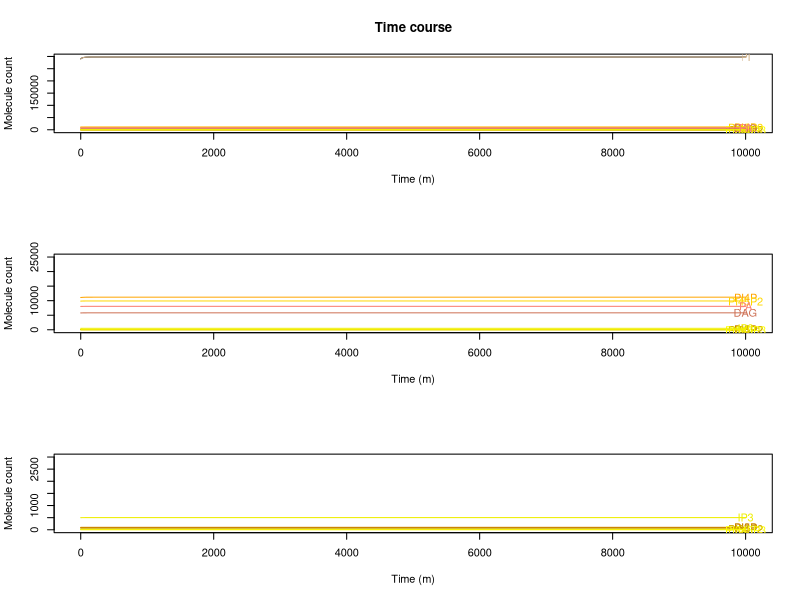

This figure's R source: (Note: this script raises an error after producing the figure.)
### Model ###
### This is apical ###

# for apical multiply gammaPTENc_PTENa by 10

### There is a unspected bistability here. Change gamma_5K4P_5K_45P to .075

rm(list=ls())	#clean memory
graphics.off() 	#close plot windows



################## competition and regulation - this is basal ##########################

library(deSolve)	#library for solve diferential equations
#citation("deSolve")

# Insert the number of time units that the simulation will run
tmax=10000
# Insert the step of the simulation
tstep=1
t=seq(0,tmax+1,tstep) 	# time



HS = function (PA) (1.783743) #(1 + 2*PA^2/(PA^2+10000^2))

ENaC_op = function(PIP2)
	{.02+.8/(1+181429*exp(-.00112*PIP2))}
ENaC_op(10000)

mp2_PI3KI = 0.0006217539	# metaparameter for PI3KI
mp3_PTEN = 0.003			# metaparameter for PTEN




# Inicial states for variables
# insert, in the parentesis, the inicial value of the dependent variables (ex: X=2) 
state=c(
	PI 	   = 	290115.435296034,
	PI3P 	   = 	94.6235111384769,
	PI4P 	   = 	11095.7012602329,
	PI5P     = 	97.176844279141, 
	PI35P2   =	21.3415882859489,
	PI45P2   =	9851.42105324773,
	PI34P2   =	40.3575424621684,
	PI345P3  =	1.12832194419032,
	pi_3KI_a =	5.82680164591602,
	PTEN_a   =	14.5509720205084,
	DAG      =	5787.00059628337,
	IP3      =	499.14011589903,
	PA       =	8025.19773414257,
	ENaC 	   =  35,
	ASL 	   =  7
	) 


# insert, in the parentecis, the parameters and independent variables and their values (ex: const=5, rate=2). 
# If no parameters and independent variables just put a zero.
parameters=c(
		pi_3KI = 1000,			# this and PTEN control the level of PI(345)P3
		PTEN = 50,				# (phosphatase and tensin homologue deleted on chromosome 10) PI_3P family. This and pip_3K control the level of PI(345)P3 

		pi_3KII = 75,	      	# creates PI34P2 from PI4P. In vitro can phosphorilate PI to PI4P so effectly that the original name of this enzyme was PI_4K_type_I 
		pi_3KIII = 5,			# Phosphorilate PI into PI3P.
		pi_4K = 400,		   	# type II. Phosphorilate PI into PI4P. Very similar to PI_3Ks in structure. Type I was after all, PI_3KII 
		pi_Kfyve = 48,			# type III PIP_5K. Really diferent from the other PIP_5K.
		pip_5KI = 330,			# Phosphorilate PI4P into PI45P2. Activated by PA.
		pip_5KII = 845,    		# Phosphorilate PI5P into PI45P2 
		pi_4K_pip_5KI = 230,		# this is here because PI45P2 should not be inflenced by PI4P depletion

		SYNJ = 30, 				# phosphatase that transforms PI45P2 directly into PI
		SAC1 = 100,
		SAC2 = 1,
		SAC3 = 5,
		INPP4 = 50,
		TMEM55 = 20,
		MTMR1_6_14 = 63,
		MTMR78 = 18,

		ORCL1 = 3,
		INPP5BJ = 1,
		INPP5E = 1,
		SKIP = 5,
		SHIP2 = 1,

		PS = 150000,

		PLC = 5,	  		# Phospholipase C. Breaks PI45P2 into DAG and IP3.
		DGK = 50,  			# Diacylglicerol Kinase. Transforms DAG into PA.
		LPP = 100,  		# Phosphatase that transforms PA into DAG, S1P into Shingosine and C1P into ceramide.

		gamma_0 = 15000-787.3, 
		gamma_4 = 150,
		gamma_3 = 10,

		gamma0_3a = 0*5.459875e+14, f0_3a_PI = 1.138439e-01 , 
		gamma0_3b = 8.809591e+14, f0_3b_PI = 0.1761429 , f0_3b_PI4P = -0.07030248,
		gamma0_3c = 5.459875e+14, f0_3c_PI = 1.138439e-01 , 			
		gamma3_0a = 4.557615e+13, f3_0a_PI3P = 0.9995614578, f3_0a_PI4P = -0.04385422, f3_0a_PI5P = -0.0004385422, f3_0a_PI35P2 = -0.0002192711, f3_0a_PI45P2_PI4P = -0.04385422, f3_0a_PI45P2_PI5P = -0.2383381, f3_0a_PI345P3 = -0.001668266, f3_0a_PI45P2_PI = -0.01096355,
		gamma3_0c = 5.096813e+12, f3_0c_PI3P = 0.9993781095, f3_0c_PI4P = -0.06218905, f3_0c_PI5P = -0.0006218905, f3_0c_PI35P2 = -0.0003109453,
		gamma3_0d = 3.059076e+12, f3_0d_PI3P = 9.993364e-01, f3_0d_PI35P2 = -3.317850e-04,
		gamma3_0e = 3.067331e+12, f3_0e_PI3P = 9.993362e-01,


		gamma0_4 = 5.100640e+14, f0_4_PI = 2.864618e-01,  
		gamma4_0a = 4.557615e+13, f4_0a_PI3P = -0.0004385422, f4_0a_PI4P = 0.95614578, f4_0a_PI5P = -0.0004385422, f4_0a_PI35P2 = -0.0002192711, f4_0a_PI45P2_PI4P = -0.04385422, f4_0a_PI45P2_PI5P = -0.2383381, f4_0a_PI345P3 = -0.001668266, f4_0a_PI45P2_PI = -0.01096355,
		gamma4_0c = 5.096813e+12, f4_0c_PI4P = 0.93781095, f4_0c_PI3P = -0.0006218905, f4_0c_PI5P = -0.0006218905, f4_0c_PI35P2 = -0.0003109453,


		gamma0_5 = 4.702825e+11, f0_5_PI = 0.5465332, f0_5_PI3P = -0.000377889,  
		gamma5_0a = 4.557615e+13, f5_0a_PI3P = -0.0004385422, f5_0a_PI4P = -0.04385422, f5_0a_PI5P = 0.9995614578, f5_0a_PI35P2 = -0.0002192711, f5_0a_PI45P2_PI4P = -0.04385422, f5_0a_PI45P2_PI5P = -0.2383381, f5_0a_PI345P3 = -0.001668266, f5_0a_PI45P2_PI = -0.01096355,
		gamma5_0c = 5.096813e+12, f5_0c_PI5P = 0.9993781095, f5_0c_PI3P = -0.0006218905, f5_0c_PI4P = -0.06218905, f5_0c_PI35P2 = -0.0003109453,

		gamma3_35 = 1.618325e+16, f3_35_PI3P = 0.999622111, f3_35_PI = -0.4534668,
		gamma35_3a = 4.557615e+13, f35_3a_PI3P = -0.0004385422, f35_3a_PI4P = -0.04385422, f35_3a_PI5P = -0.0004385422, f35_3a_PI35P2 = 0.9997807289, f35_3a_PI45P2_PI4P = -0.04385422, f35_3a_PI45P2_PI5P = -0.2383381, f35_3a_PI345P3 = -0.001668266, f35_3a_PI45P2_PI = -0.01096355,
		gamma35_3c = 5.096813e+12, f35_3c_PI35P2 = 0.9996890547, f35_3c_PI3P = -0.0006218905, f35_3c_PI4P = -0.06218905, f35_3c_PI5P = -0.0006218905,
		gamma35_3d = 3.060265e+12, f35_3d_PI35P2 = 9.999336e-01,
		gamma35_3e = 5.137691e+12, f35_3e_PI35P2 = 9.996894e-01, f35_3e_PI45P2 = -6.211936e-02, f35_3e_PI345P3 = -2.363093e-03,

		gamma4_45 = 8.493641e+15, f4_45_PI4P = 4.596175e-02, f4_45_PA = 0.2, f4_45_PI45P2 = -0.05,
		gamma45_4a = 4.557615e+13, f45_4a_PI3P = -0.0004385422, f45_4a_PI4P = -0.04385422, f45_4a_PI5P = -0.0004385422, f45_4a_PI35P2 = -0.0002192711, f45_4a_PI45P2_PI4P = 0.95614578, f45_4a_PI45P2_PI5P = -0.2383381, f45_4a_PI345P3 = -0.001668266, f45_4a_PI45P2_PI = -0.01096355,
	 	gamma45_4c = 5.133984e+12, f45_4c_PI45P2 = 9.378613e-01, f45_4c_PI345P3 = -2.363827e-03,
		gamma45_4d = 5.137691e+12, f45_4d_PI45P2 = 9.378806e-01, f45_4d_PI35P2 = -3.105968e-04, f45_4d_PI345P3 = -2.363093e-03,

		gamma5_45 = 2.946989e+13, f5_45_PI5P = 8.784401e-01,
		gamma45_5a = 3.237862e+12, f45_5a_PI3P = -0.0004385422, f45_5a_PI4P = -0.04385422, f45_5a_PI5P = -0.0004385422, f45_5a_PI35P2 = -0.0002192711, f45_5a_PI45P2_PI4P = -0.04385422, f45_5a_PI45P2_PI5P = 0.7616619, f45_5a_PI345P3 = -0.001668266, f45_5a_PI45P2_PI = -0.01096355,
		gamma45_5c = 4.133048e+12, f45_5c_PI45P2 = 6.487218e-01,   	
   	
		gamma45_345 = 1.888500e+14, f45_345_PI45P2 = 3.063327e-01,
		gamma345_45 = 2.904971e+15, f345_45_PI345P3 = 9.555746e-01, f345_45_PI34P2 = -1.101822e-04,
		gamma35_5 = 6.059076e+14, f35_5_PI35P2 = 9.996682e-01, f35_5_PI3P = -6.635700e-04,
	
		gamma34_3 = 1.333061e+12, f34_3_PI34P2 = 9.981983e-01,

		gamma345_34a = 2.476815e+12, f345_34a_PI3P = -0.0004385422, f345_34a_PI4P = -0.04385422, f345_34a_PI5P = -0.0004385422, f345_34a_PI35P2 = -0.0002192711, f345_34a_PI45P2_PI4P = -0.04385422, f345_34a_PI45P2_PI5P = -0.2383381, f345_34a_PI345P3 = 0.998331734, f345_34a_PI45P2_PI = -0.01096355,
		gamma345_34c = 2.790040e+11, f345_34c_PI345P3 = 9.976362e-01, f345_34c_PI45P2 = -6.213866e-02,
		gamma345_34d = 2.792054e+11, f345_34d_PI345P3 = 9.976369e-01, f345_34d_PI35P2 = -3.105968e-04, f345_34d_PI45P2 = -6.211936e-02,
		gamma345_34e = 1.678636e+11, f345_34e_PI345P3 = 9.981984e-01,

		gammai_ = 0.045,
		gamma0_45 = 2.666243e+14, f0_45_PI = 2.864618e-01, f0_45_PA = 0.2, f0_45_PI45P2 = -0.05,
		gamma4_34a = 0*5.229823e+12, f4_34a_PI4P = 5.009150e-01,
		gamma4_34b = 5.638138e+14, f4_34b_PI4P = 0.92969752, f4_34b_PI = -0.8238571 ,
		gamma34_4 = 5.043352e+11, f34_4_PI34P2 = 9.998898e-01, f34_4_PI345P3 = -4.442544e-02,
		gamma45_0 = 1.139404e+12, f45_0_PI3P = 0.9995614578, f45_0_PI4P = -0.04385422, f45_0_PI5P = -0.0004385422, f45_0_PI35P2 = -0.0002192711, f45_0_PI45P2_PI4P = -0.04385422, f45_0_PI45P2_PI5P = -0.2383381, f45_0_PI345P3 = -0.001668266, f45_0_PI45P2_PI = -0.01096355
		)


				
parameters=c(parameters,
		gammaPI3KIc_PI3KIa = mp2_PI3KI * 0.005385984, fPI3KIc_PI3KIa_pi_3KI_c = 1, fPI3KIc_PI3KIa_PI345P3 = .7, 
		gammaPI3KIa_PI3KIc = mp2_PI3KI, fPI3KIa_PI3KIc_pi_3KI_a = 1,
 
		gammaPTENc_PTENa = mp3_PTEN * 4.166667e-05, fPTENc_PTENa_PTEN_c = 1, fPTENc_PTENa_PI45P2 = 1, 
		gammaPTENa_PTENc = mp3_PTEN, fPTENa_PTENc_PTEN_a =1, fPTENa_PTENc_PI345P3 = 1,

		gamma45_DAG = 1.878461e+19, f45_DAG_PI45P2 = 9.770418e-01, f45_DAG_PI4P = -1.260449e-02, f45_DAG_PS = -9.642438e-01,
		gammaPA_DAG = 5.538472e+11, fPA_DAG_PA = 9.652797e-01,						
		gammaDAG_PA = 1.652729e+13, fDAG_PA_DAG = 9.475506e-01,
		gamma_DAG = 0.00001,
		gammaDAG_ = .1, fDAG__DAG = 1,
		gamma_PA = 4,
		gammaPA_ = 0.1, fPA__PA = 1,
		gammaPC_PA = 14.35507, f_PC_PA_PI45P2 = .3,
		gammaIP3_ = 2, fIP3__IP3 = 1,
		gamma4_DAG = 2.546895e+18, f4_DAG_PI4P = 9.873955e-01, f4_DAG_PI45P2 = -2.295818e-02, f4_DAG_PS = -9.642438e-01,

		SPLUNC1 = 7890,

		gamma__ENaC = log(2)/40,
		gamma_ENaC_SPLUNC1 = 3*log(2)/8416000,
		gamma_ENaC_ = log(2)/3200,
		
		gamma_ASL_ENaC = 0.0003922396,
		gamma_CFTR_ASL = 0.0177052536
		)   
parameters=c(
		parameters,
		gamma__ASL = (105)*as.numeric(parameters[names(parameters)=='gamma_ASL_ENaC'])+(4/3)*as.numeric(parameters[names(parameters)=='gamma_CFTR_ASL']),
		gamma_ASL_ = (25/4)*as.numeric(parameters[names(parameters)=='gamma_ASL_ENaC'])+(1/3)*as.numeric(parameters[names(parameters)=='gamma_CFTR_ASL'])	
		)   
#Pars=as.data.frame(t(parameters)) #create a data.frame p with the same information in vector parameters
#attach(Pars) # put all colunms of p as variables in memory
# cbind(1:length(parameters),parameters)

equations=function(t,state,parameters) 	# function containing the diferential equations
	{with(as.list(c(state,parameters)),
		{
		#rate of change (velocities of the variables concentration changes), the actual diferencial equations
		# insert the diferentical equations (ex: dX=const*X^rate or dX=5*X^2)

		V_0 = gamma_0
		V_4 = gamma_4
		V_3 = gamma_3

		V0_3a = gamma0_3a*PI^f0_3a_PI * pi_3KI_a * 123.245 * 1.66*10^-18
		V0_3b = gamma0_3b * PI^f0_3b_PI * PI4P^f0_3b_PI4P * pi_3KII * 180.983 * 1.66*10^-18
		V0_3c = gamma0_3c*PI^f0_3c_PI*pi_3KIII  * 101.549 * 1.66*10^-18
		V3_0a = gamma3_0a * PI3P^f3_0a_PI3P * PI4P^f3_0a_PI4P * PI5P^f3_0a_PI5P * PI35P2^f3_0a_PI35P2 * PI45P2^f3_0a_PI45P2_PI4P * PI45P2^f3_0a_PI45P2_PI5P * PI345P3^f3_0a_PI345P3 * PI45P2^f3_0a_PI45P2_PI * SYNJ * 185.272 *1.66*10^-18
		V3_0c = gamma3_0c * PI3P^f3_0c_PI3P * PI4P^f3_0c_PI4P * PI5P^f3_0c_PI5P * PI35P2^f3_0c_PI35P2 * SAC1 * 66.967 * 1.66*10^-18
		V3_0d = gamma3_0d * PI3P^f3_0d_PI3P * PI35P2^f3_0d_PI35P2 * MTMR1_6_14 * 69.932 * 1.66*10^-18
		V3_0e = gamma3_0e*PI3P^f3_0e_PI3P * MTMR78 * 75.833 * 1.66*10^-18

		V0_4 = gamma0_4*PI^f0_4_PI* pi_4K * 109.711 * 1.66*10^-18
		V4_0a = gamma4_0a * PI3P^f4_0a_PI3P * PI4P^f4_0a_PI4P * PI5P^f4_0a_PI5P * PI35P2^f4_0a_PI35P2 * PI45P2^f4_0a_PI45P2_PI4P * PI45P2^f4_0a_PI45P2_PI5P * PI345P3^f4_0a_PI345P3 * PI45P2^f4_0a_PI45P2_PI * SYNJ * 185.272 *1.66*10^-18
		V4_0c = gamma4_0c * PI4P^f4_0c_PI4P * PI3P^f4_0c_PI3P * PI5P^f4_0c_PI5P * PI35P2^f4_0c_PI35P2 * SAC1 * 66.967 * 1.66*10^-18

		V0_5 = gamma0_5 * PI^f0_5_PI * PI3P^f0_5_PI3P * pi_Kfyve * 237.136 * 1.66*10^-18
		V5_0a = gamma5_0a * PI3P^f5_0a_PI3P * PI4P^f5_0a_PI4P * PI5P^f5_0a_PI5P * PI35P2^f5_0a_PI35P2 * PI45P2^f5_0a_PI45P2_PI4P * PI45P2^f5_0a_PI45P2_PI5P * PI345P3^f5_0a_PI345P3 * PI45P2^f5_0a_PI45P2_PI * SYNJ * 185.272 *1.66*10^-18
		V5_0c = gamma5_0c * PI5P^f5_0c_PI5P * PI3P^f5_0c_PI3P * PI4P^f5_0c_PI4P * PI35P2^f5_0c_PI35P2 * SAC1 * 66.967 * 1.66*10^-18

		V3_35 = gamma3_35 * PI3P^f3_35_PI3P * PI^f3_35_PI * pi_Kfyve * 237.136 * 1.66*10^-18
		V35_3a = gamma35_3a * PI3P^f35_3a_PI3P * PI4P^f35_3a_PI4P * PI5P^f35_3a_PI5P * PI35P2^f35_3a_PI35P2 * PI45P2^f35_3a_PI45P2_PI4P * PI45P2^f35_3a_PI45P2_PI5P * PI345P3^f35_3a_PI345P3 * PI45P2^f35_3a_PI45P2_PI * SYNJ * 185.272 *1.66*10^-18
		V35_3c = gamma35_3c * PI35P2^f35_3c_PI35P2 * PI3P^f35_3c_PI3P * PI4P^f35_3c_PI4P * PI5P^f35_3c_PI5P * SAC1 * 66.967 * 1.66*10^-18
		V35_3d = gamma35_3d*PI35P2^f35_3d_PI35P2* SAC3 * 103.635 * 1.66*10^-18
		V35_3e = gamma35_3e * PI35P2^f35_3e_PI35P2 * PI45P2^f35_3e_PI45P2 * PI345P3^f35_3e_PI345P3 * INPP5E * 70.205 * 1.66*10^-18

		V4_45 = gamma4_45 * PI4P^f4_45_PI4P * pip_5KI * 65.643 *1.66*10^-18 * HS(PA) * PI45P2^f4_45_PI45P2
		V45_4a = gamma45_4a * PI3P^f45_4a_PI3P * PI4P^f45_4a_PI4P * PI5P^f45_4a_PI5P * PI35P2^f45_4a_PI35P2 * PI45P2^f45_4a_PI45P2_PI4P * PI45P2^f45_4a_PI45P2_PI5P * PI345P3^f45_4a_PI345P3 * PI45P2^f45_4a_PI45P2_PI * SYNJ * 185.272 *1.66*10^-18
		V45_4c = gamma45_4c * PI45P2^f45_4c_PI45P2 * PI345P3^f45_4c_PI345P3 * (ORCL1 * 104.205 * 1.66*10^-18 + INPP5BJ * 96.755 * 1.66*10^-18 + SKIP * 51.090 * 1.66*10^-18 + SAC2 * 128.407* 1.66*10^-18)
 		V45_4d = gamma45_4d * PI45P2^f45_4d_PI45P2 * PI35P2^f45_4d_PI35P2 * PI345P3^f45_4d_PI345P3 * INPP5E * 70.205 * 1.66*10^-18

		V5_45 = gamma5_45*PI5P^f5_45_PI5P*pip_5KII * 46.968 *1.66*10^-18
		V45_5a = gamma45_5a * PI3P^f45_5a_PI3P * PI4P^f45_5a_PI4P * PI5P^f45_5a_PI5P * PI35P2^f45_5a_PI35P2 * PI45P2^f45_5a_PI45P2_PI4P * PI45P2^f45_5a_PI45P2_PI5P * PI345P3^f45_5a_PI345P3 * PI45P2^f45_5a_PI45P2_PI * SYNJ * 185.272 *1.66*10^-18
		V45_5c = gamma45_5c*PI45P2^f45_5c_PI45P2 * TMEM55 * 28.470 * 1.66*10^-18

		V45_345 = gamma45_345*PI45P2^f45_345_PI45P2 * pi_3KI_a * 123.245 * 1.66*10^-18
		V345_45 = gamma345_45 * PI345P3^f345_45_PI345P3 * PI34P2^f345_45_PI34P2 * PTEN_a * 47.166 * 1.66*10^-18

		V35_5 = gamma35_5 * PI35P2^f35_5_PI35P2 * PI3P^f35_5_PI3P * MTMR1_6_14 * 69.932 * 1.66*10^-18

		V34_3 = gamma34_3*PI34P2^f34_3_PI34P2 * INPP4 * 107.347 * 1.66*10^-18

		V345_34a = gamma345_34a * PI3P^f345_34a_PI3P * PI4P^f345_34a_PI4P * PI5P^f345_34a_PI5P * PI35P2^f345_34a_PI35P2 * PI45P2^f345_34a_PI45P2_PI4P * PI45P2^f345_34a_PI45P2_PI5P * PI345P3^f345_34a_PI345P3 * PI45P2^f345_34a_PI45P2_PI * SYNJ * 185.272 *1.66*10^-18
		V345_34c = gamma345_34c * PI345P3^f345_34c_PI345P3 * PI45P2^f345_34c_PI45P2 * (ORCL1 * 104.205 * 1.66*10^-18 + INPP5BJ * 96.755 * 1.66*10^-18 + SKIP  * 51.090 * 1.66*10^-18 + SAC2 * 128.407* 1.66*10^-18)
		V345_34d = gamma345_34d * PI345P3^f345_34d_PI345P3 * PI35P2^f345_34d_PI35P2 * PI45P2^f345_34d_PI45P2 * INPP5E * 70.205 * 1.66*10^-18
		V345_34e = gamma345_34e*PI345P3^f345_34e_PI345P3* SHIP2 * 138.599 * 1.66*10^-18

		V45_  = gammai_*PI45P2
		V0_   = gammai_*PI
		V4_   = gammai_*PI4P
		V345_ = gammai_*PI345P3
		V3_   = gammai_*PI3P
		V35_  = gammai_*PI35P2
		V5_   = gammai_*PI5P
		V34_  = gammai_*PI34P2

		V0_45 = gamma0_45 * PI^f0_45_PI * pi_4K_pip_5KI * 248.608 * 1.66*10^-18  * HS(PA) * PI45P2^f0_45_PI45P2

		V4_34a = gamma4_34a*PI4P^f4_34a_PI4P* pi_3KI_a * 123.245 * 1.66*10^-18
		V4_34b = gamma4_34b * PI4P^f4_34b_PI4P * PI^f4_34b_PI * pi_3KII * 180.983 * 1.66*10^-18 
		V34_4 = gamma34_4 * PI34P2^f34_4_PI34P2 * PI345P3^f34_4_PI345P3 * PTEN_a * 47.166 * 1.66*10^-18

		V45_0 = gamma45_0 * PI3P^f45_0_PI3P * PI4P^f45_0_PI4P * PI5P^f45_0_PI5P * PI35P2^f45_0_PI35P2 * PI45P2^f45_0_PI45P2_PI4P * PI45P2^f45_0_PI45P2_PI5P * PI345P3^f45_0_PI345P3 * PI45P2^f45_0_PI45P2_PI * SYNJ * 185.272 *1.66*10^-18

		pi_3KI_c = pi_3KI - pi_3KI_a
		VPI3KIc_PI3KIa = gammaPI3KIc_PI3KIa * (pi_3KI - pi_3KI_a) ^ fPI3KIc_PI3KIa_pi_3KI_c * PI345P3 ^ fPI3KIc_PI3KIa_PI345P3
		VPI3KIa_PI3KIc = gammaPI3KIa_PI3KIc * pi_3KI_a

		PTEN_c = PTEN - PTEN_a
		VPTENc_PTENa = gammaPTENc_PTENa * (PTEN - PTEN_a) ^ fPTENc_PTENa_PTEN_c * PI45P2 ^ fPTENc_PTENa_PI45P2
		VPTENa_PTENc = gammaPTENa_PTENc * PTEN_a ^ fPTENa_PTENc_PTEN_a 

		V45_DAG = gamma45_DAG * PI45P2^(f45_DAG_PI45P2) * PI4P^(f45_DAG_PI4P) * PS^(f45_DAG_PS) * PLC * 88.4215 *1.66*10^-18
		VPA_DAG = gammaPA_DAG * PA^fPA_DAG_PA * LPP * 32.574 * 1.66*10^-18
		VDAG_PA = gammaDAG_PA * DAG^fDAG_PA_DAG * DGK * 116.997 *1.66*10^-18
		V_DAG = gamma_DAG 
		VDAG_ = gammaDAG_ * DAG^fDAG__DAG 
		V_PA = gamma_PA 
		VPA_ = gammaPA_ * PA^fPA__PA
		VPC_PA = gammaPC_PA * PI45P2^f_PC_PA_PI45P2 
		VIP3_ = gammaIP3_ * IP3^fIP3__IP3

		V_PI4P_DAG = gamma4_DAG * PI4P^(f4_DAG_PI4P) * PI45P2^(f4_DAG_PI45P2) * PS^(f4_DAG_PS) * PLC * 88.4215 *1.66*10^-18

		dPI = V3_0a + V3_0c + V3_0d + V3_0e + V4_0a + V4_0c + V5_0a  + V5_0c + V45_0 - V0_3a - V0_3b - V0_3c - V0_4 - V0_5 - V0_ - V0_45 + 19.05246 * VPA_
		dPI3P = V_3 + V0_3a + V0_3b + V0_3c + V35_3a + V35_3c + V35_3d + V35_3e + V34_3 - V3_0a - V3_0c - V3_0d - V3_0e - V3_35 - V3_
		dPI4P = V_4 + V0_4 + V45_4a + V45_4c + V45_4d + V34_4 - V4_0a  - V4_0c - V4_45 - V4_ - V4_34a - V4_34b - V_PI4P_DAG
		dPI5P = V0_5 + V35_5 + V45_5a + V45_5c - V5_0a - V5_0c - V5_45 - V5_
		dPI35P2 = V3_35 - V35_3a - V35_3c - V35_3d - V35_3e - V35_5 - V35_
		dPI45P2 = V4_45 + V5_45 + V345_45 + V0_45 - V45_4a - V45_4c - V45_4d - V45_5a  - V45_5c - V45_345 - V45_ - V45_0 - V45_DAG
		dPI34P2 = V345_34a + V345_34c + V345_34d + V345_34e + V4_34a + V4_34b - V34_3 - V34_ - V34_4
		dPI345P3 = V45_345 - V345_45 - V345_34a - V345_34c - V345_34d - V345_34e - V345_		
	
		dpi_3KI_a = (VPI3KIc_PI3KIa - VPI3KIa_PI3KIc) 
		dPTEN_a = VPTENc_PTENa - VPTENa_PTENc 

		dDAG = V_DAG + VPA_DAG  + V_PI4P_DAG + V45_DAG - VDAG_PA - VDAG_
		dIP3 = V45_DAG - VIP3_
		dPA = V_PA + VDAG_PA + VPC_PA - VPA_DAG - VPA_ 

		######################## ENaC SPLUNC1 model #######################

		V__ENaC = gamma__ENaC
		V_ENaC_SPLUNC1 = gamma_ENaC_SPLUNC1 * ENaC * (SPLUNC1/ASL) 
		V_ENaC_ = gamma_ENaC_ * ENaC

		V__ASL = gamma__ASL 
		V_CFTR_ASL = gamma_CFTR_ASL 
		V_ASL_ENaC = gamma_ASL_ENaC * ASL * (ENaC * ENaC_op(PI45P2))
		V_ASL_ = gamma_ASL_ * ASL

		dENaC = V__ENaC - V_ENaC_SPLUNC1 - V_ENaC_ 
		dASL = V__ASL + V_CFTR_ASL - V_ASL_ENaC - V_ASL_



		# return the rate of change 
		# insert, in the parentecis, the variables that you want to store the values (ex:dX)
		list(dy=c(
				dPI, dPI3P, dPI4P, dPI5P,dPI35P2,dPI45P2,dPI34P2,dPI345P3,
				dpi_3KI_a,dPTEN_a,
				dDAG,dIP3,dPA,
				dENaC,dASL
				),
				count=c(
					V_0,V0_3a,V0_3b,V0_3c,V3_0a,V3_0c,V3_0d,V3_0e,V0_4,V4_0a,V4_0c,V0_5,V5_0a,V5_0c,V3_35,V35_3a,V35_3c,V35_3d,V35_3e,V4_45,V45_4a,V45_4c,V45_4d,V5_45,V45_5a,V45_5c,V45_345,V345_45,V_4,V35_5,V_3,V34_3,V345_34a,V345_34c,V345_34d,V345_34e,
					V45_,V0_,V4_,V345_,V3_,V35_,V5_,V34_,
					V0_45,V4_34a,V4_34b,V34_4,V45_0,
					VPI3KIc_PI3KIa,VPI3KIa_PI3KIc,VPTENc_PTENa,VPTENa_PTENc,
					V45_DAG,VPA_DAG,VDAG_PA,V_DAG,VDAG_,V_PA,VPA_,VPC_PA,VIP3_,
					V_PI4P_DAG,
					V__ENaC,V_ENaC_SPLUNC1,V_ENaC_,
					V__ASL,V_CFTR_ASL,V_ASL_ENaC,V_ASL_	
					))
		})
	}

perturbations=cbind(c('NA','NA'),c('NA','NA'),c('NA','NA'))	# initiation of perturbations matrix, if unaltered it will do no perturbations






################################## Cruncher function - ode integrator that deals with perturbations ###############################
Cruncher = function (state,t,equations,parameters,perturbations=cbind(c('NA','NA'),c('NA','NA'),c('NA','NA')))
	{

	# running the ode solver
	out_test=NA #cleanning out_MC vector

	# initializating the matrix out1 and out, necessary for the cycle
	out1=rbind(rep(0,1,length(state)+1),c(t=0,state))
	out_test=matrix()

	if (perturbations[1,1]=='NA') # if no perturbations an ordinary ODE is run
		{out_test <- ode(y = state, times = t, func = equations, parms=parameters)}

	if (perturbations[1,1]!='NA') # if there are perturbations, then go to the for cycle
		{
		if (max(t)<max(perturbations[1:(nrow(perturbations)-1),1])) {cat("Time error: Last perturbation later than tmax.Please alter tmax or perturbation time.", "\n")}
		for (i in 1:(nrow(perturbations)-1)) # the number of perturbations is nrow(perturbations)-1 because the first line on the perturbations matrix is just to permit the inicial values to be used
			{
			t=seq(max(0,tail(out1[,1],1)+1),perturbations[i+1,1]-1,tstep)  	# set the time intervals #?#
	
			state=out1[nrow(out1),(2:(length(state)+1))]			# retrive the last values of the variables
			for (j in 1:length(state)) 						# check for variables perturbations
				{
				if (names(state)[j]==perturbations[i,2])			# if a perturbation is in a variable this will alter the variable value in the state vector
					{
					state[j]=perturbations[i,3]
					}
				}
			for (k in 1:length(parameters)) 						# check for variables perturbations
				{
				if (names(parameters)[k]==perturbations[i,2])			# if a perturbation is in a variable this will alter the variable value in the state vector
					{
					parameters[k]=perturbations[i,3]
					}
				}

			out1 <- ode(y = state, times = t, func = equations,parms=parameters)	# good and old ode
			if (is.na(out_test[1,1])) {out_test=out1} else {out_test=rbind(out_test,out1)} 			# store the values of the last interval	
			}
		names(out_test)[1]='time'
		}
	out_test
	}

# out_test = Cruncher(state,t,equations,parameters)						# no perturbations
# perturbations1 = Perturb(parameters)
# out_test = Cruncher(state,t,equations,parameters,perturbations)			# with perturbations
# edit(out_test)




# Finaly remove the # form the front of all the next code lines
# On the first column put the time of the perturbation
#ptime=c(0,1000,1500,2000,2500,3000,3500,4000,4500,5000,5500,6000,6500,7000,8000,max(t));
# On the second column put the variables to be altered. (ex: 'X')
#pvar=c('novar','PLC','PLC','PLC','PLC','PLC','PLC','PLC','PLC','PLC','PLC','PLC','PLC','DGK','DGK','novar')
# On the third the new value for the variable.
#pval=c(NA,
#	parameters[names(parameters)=='PLC']*0.01,
#	parameters[names(parameters)=='PLC'],
#	parameters[names(parameters)=='PLC']*1.5,
#	parameters[names(parameters)=='PLC'],
#	parameters[names(parameters)=='PLC']*2,
#	parameters[names(parameters)=='PLC'],
#	parameters[names(parameters)=='PLC']*3,
#	parameters[names(parameters)=='PLC'],
#	parameters[names(parameters)=='PLC']*4,
#	parameters[names(parameters)=='PLC'],
#	parameters[names(parameters)=='PLC']*5,
#	parameters[names(parameters)=='PLC'],
#	parameters[names(parameters)=='DGK']*0.25,
#	parameters[names(parameters)=='DGK'],
#	NA)
#perturbations=data.frame(time=ptime,var=pvar,val=pval)
#perturbations





out = Cruncher(state,t,equations,parameters,perturbations)
# edit(out)
# View(out)

str(out)
varnames=c('Time (s)','PI','PI3P','PI4P','PI5P','PI35P2','PI45P2','PI34P2','PI345P3',
		'pi_3KI_a','PTEN_a','DAG','IP3','PA',
		'ENaC','ASL'
		) 
varcolors=c('gray','tan','orange3','orange','orange3','gold3','gold','gold3','yellow','red','deepskyblue3','salmon3','yellow2','salmon',
		'green','cyan'
		)
#  cbind(1:length(varnames),varnames,varcolors)

# naming fluxes in out
flux_names=c(
		'V_0','V0_3a','V0_3b','V0_3c','V3_0a','V3_0c','V3_0d','V3_0e','V0_4','V4_0a','V4_0c','V0_5','V5_0a','V5_0c',
		'V3_35','V35_3a','V35_3c','V35_3d','V35_3e','V4_45','V45_4a','V45_4c','V45_4d','V5_45','V45_5a','V45_5c',
		'V45_345','V345_45','V_4','V35_5','V_3','V34_3','V345_34a','V345_34c','V345_34d','V345_34e','V45_','V0_','V4_',
		'V345_','V3_','V35_','V5_','V34_','V0_45','V4_34a','V4_34b','V34_4','V45_0',
		'VPI3KIc_PI3KIa','VPI3KIa_PI3KIc',
		'VPTENc_PTENa','VPTENa_PTENc',
		'V45_DAG','VPA_DAG','VDAG_PA','V_DAG','VDAG_','V_PA','VPA_','VPC_PA','VIP3_',
		'V_PI4P_DAG',
		'V__ENaC','V_ENaC_SPLUNC1','V_ENaC_',
		'V__ASL','V_CFTR_ASL','V_ASL_ENaC','V_ASL_'
		)
colnames(out)[(length(state)+2):dim(out)[2]]=flux_names

(tail(out,3))
(tail(out,3))[,1:16]



par(mfrow=c(3,1))
# time plot
plot(out[,1],out[,2],type='l',col=1,ylim=c(0,max(out[,2:9])),main='Time course',xlab='Time (m)',ylab='Molecule count')
for (i in c(2:9,12,13,14)) 
	{
	points(out[,1],out[,i],type='l',col=varcolors[i])
	text(tmax,out[tmax-1,i],varnames[i],col=varcolors[i])
	}

plot(out[,1],out[,2],type='l',col=1,ylim=c(0,25000),xlab='Time (m)',ylab='Molecule count')
for (i in c(2:9,12,13,14)) 
	{
	points(out[,1],out[,i],type='l',col=varcolors[i])
	text(tmax,out[tmax-1,i],varnames[i],col=varcolors[i])
	}

plot(out[,1],out[,2],type='l',col=1,ylim=c(0,3000),xlab='Time (m)',ylab='Molecule count')
for (i in c(2:9,12,13,14)) 
	{
	points(out[,1],out[,i],type='l',col=varcolors[i])
	text(tmax,out[tmax-1,i],varnames[i],col=varcolors[i])
	}
par(mfrow=c(1,1))

windows()
par(mfrow=c(2,1))
plot(out[,1],out[,10],type='l',col=1,ylim=c(0,max(out[,10:11])),main='PIK3 PTEN',xlab='Time (m)',ylab='Molecule count')
points(out[,1],out[,10],type='l',col=varcolors[10])
text(tmax,out[tmax-1,10],varnames[10],col=varcolors[10])
points(out[,1],out[,11],type='l',col=varcolors[11])
text(tmax,out[tmax-1,11],varnames[11],col=varcolors[11])

plot(out[,1],out[,12],type='l',col='blue',ylim=c(0,max(out[,12:14])),main='Time course',xlab='Time (m)',ylab='Molecule count')
points(out[,1],out[,12],type='l',col=varcolors[12])
text(tmax,out[tmax-1,12],varnames[12],col=varcolors[12])
points(out[,1],out[,13],type='l',col=varcolors[13])
text(tmax,out[tmax-1,13],varnames[13],col=varcolors[13])
points(out[,1],out[,14],type='l',col=varcolors[14])
text(tmax,out[tmax-1,14],varnames[14],col=varcolors[14])
par(mfrow=c(1,1))
	


### ENaC plots ###			
windows()
par(mfrow=c(2,2))
# time plot
for (i in c(15:16)) 
	{
	plot(out[,1],out[,i],type='l',col=varcolors[i])
	text(tmax,out[tmax-1,i],varnames[i],col=varcolors[i])
	}
	
plot(out[,1],ENaC_op(out[,7]),type='l',col='blue',main='ENaC open probability')   
         
# list (primitive)
(head(out,3))[,1:16]
(tail(out,3))[,1:16]

sum(out[nrow(out),2:9])

# edit(out)



# normalized graphs
stst=out[500,]						# getting steady state at time 500
out_n=cbind(time=out[1],out[,2:ncol(out)])
#tail(out_n)
out_norm=out[,1]						# creating matrix out_norm to store the normalized information
for (i in 2:ncol(out))
	{
	newc=c(out_n[,i]/as.numeric(stst[i]))	# normalizing to steady state got at time 500
	out_norm=cbind(out_norm,newc)			# storing normalized information
	}
colnames(out_norm)=colnames(out)
#head(out_norm)
# edit(out_norm)

windows()
par(mfrow=c(3,3))
for (i in c(2:9)) 
	{
	plot(out_norm[,1],out_norm[,i],type='l',col=varcolors[i],xlab='Time',ylab='Fold change',main=varnames[i])
	text(tmax,out_norm[tmax,i],varnames[i],col=varcolors[i])
	}
par(mfrow=c(1,1))

windows()
par(mfrow=c(3,3))
for (i in c(12,13,14,15,16)) 
	{
	plot(out_norm[,1],out_norm[,i],type='l',col=varcolors[i],xlab='Time',ylab='Fold change',main=varnames[i])
	text(tmax,out_norm[tmax,i],varnames[i],col=varcolors[i])
	}
par(mfrow=c(1,1))

# par(mfrow=c(2,1))
# i=7
# plot(out_norm[,1],out_norm[,i],type='l',col=varcolors[i],xlab='Time',ylab='Fold change',main=varnames[i],lwd=5)
# text(tmax,out_norm[tmax,i],varnames[i],col=varcolors[i])
# i=14
# plot(out_norm[,1],out_norm[,i],type='l',col=varcolors[i],xlab='Time',ylab='Fold change',main=varnames[i],lwd=5)
# text(tmax,out_norm[tmax,i],varnames[i],col=varcolors[i])
# par(mfrow=c(1,1))
# out_norm[7900,7]

(tail(out,3))[,1:16]









###########################
###				###
###	Alma�a's data	###
###				###
###########################

### SPLUNC1 CF / DGK perturbation ###

### WT ###
tmax=30000
tstep=1
t=seq(0,tmax+1,tstep) 	# time

state[names(state)=='ENaC']=35
state[names(state)=='ASL']=7
parameters[names(parameters)=='SPLUNC1']=7714
parameters[names(parameters)=='gamma_CFTR_ASL']= 2.388750e-02

# Finaly remove the # form the front of all the next code lines
# On the first column put the time of the perturbation
ptime=c(0,10000,20000,max(t));
# On the second column put the variables to be altered. (ex: 'X')
pvar=c('novar','DGK','DGK','novar')
# On the third the new value for the variable.
pval=c(NA,
	parameters[names(parameters)=='DGK']*0.25,
	parameters[names(parameters)=='DGK'],
	NA)
perturbations=data.frame(time=ptime,var=pvar,val=pval)
perturbations

out = Cruncher(state,t,equations,parameters,perturbations)
# edit(out)
# View(out)

colnames(out)[(length(state)+2):dim(out)[2]]=flux_names

par(mfrow=c(3,1))
# time plot
plot(out[,1],out[,2],type='l',col=1,ylim=c(0,max(out[,2:9])),main='Time course',xlab='Time (m)',ylab='Molecule count')
for (i in c(2:9,12,13,14)) 
	{
	points(out[,1],out[,i],type='l',col=varcolors[i])
	text(tmax,out[tmax-1,i],varnames[i],col=varcolors[i])
	}

plot(out[,1],out[,2],type='l',col=1,ylim=c(0,25000),xlab='Time (m)',ylab='Molecule count')
for (i in c(2:9,12,13,14)) 
	{
	points(out[,1],out[,i],type='l',col=varcolors[i])
	text(tmax,out[tmax-1,i],varnames[i],col=varcolors[i])
	}

plot(out[,1],out[,2],type='l',col=1,ylim=c(0,3000),xlab='Time (m)',ylab='Molecule count')
for (i in c(2:9,12,13,14)) 
	{
	points(out[,1],out[,i],type='l',col=varcolors[i])
	text(tmax,out[tmax-1,i],varnames[i],col=varcolors[i])
	}
par(mfrow=c(1,1))
	
### ENaC plots ###			
windows()
par(mfrow=c(2,2))
# time plot
for (i in c(15:16)) 
	{
	plot(out[,1],out[,i],type='l',col=varcolors[i])
	text(tmax,out[tmax-1,i],varnames[i],col=varcolors[i])
	}

time_sample=c(9990,19990)
N_WT_sample = out[time_sample,15]
ASL_WT_sample = out[time_sample,16]
op_WT_sample = ENaC_op(out[time_sample,7])
activity_WT_sample = N_WT_sample*op_WT_sample

### CF ###
tmax=30000
tstep=1
t=seq(0,tmax+1,tstep) 	# time

state[names(state)=='ENaC'] = 80
state[names(state)=='ASL'] = 4
parameters[names(parameters)=='SPLUNC1'] = 0
parameters[names(parameters)=='gamma_CFTR_ASL'] = 0

# Finaly remove the # form the front of all the next code lines
# On the first column put the time of the perturbation
ptime=c(0,10000,20000,max(t));
# On the second column put the variables to be altered. (ex: 'X')
pvar=c('novar','DGK','DGK','novar')
# On the third the new value for the variable.
pval=c(NA,
	parameters[names(parameters)=='DGK']*0.25,
	parameters[names(parameters)=='DGK'],
	NA)
perturbations=data.frame(time=ptime,var=pvar,val=pval)
perturbations

out = Cruncher(state,t,equations,parameters,perturbations)
# edit(out)
# View(out)

colnames(out)[(length(state)+2):dim(out)[2]]=flux_names

par(mfrow=c(3,1))
# time plot
plot(out[,1],out[,2],type='l',col=1,ylim=c(0,max(out[,2:9])),main='Time course',xlab='Time (m)',ylab='Molecule count')
for (i in c(2:9,12,13,14)) 
	{
	points(out[,1],out[,i],type='l',col=varcolors[i])
	text(tmax,out[tmax-1,i],varnames[i],col=varcolors[i])
	}

plot(out[,1],out[,2],type='l',col=1,ylim=c(0,25000),xlab='Time (m)',ylab='Molecule count')
for (i in c(2:9,12,13,14)) 
	{
	points(out[,1],out[,i],type='l',col=varcolors[i])
	text(tmax,out[tmax-1,i],varnames[i],col=varcolors[i])
	}

plot(out[,1],out[,2],type='l',col=1,ylim=c(0,3000),xlab='Time (m)',ylab='Molecule count')
for (i in c(2:9,12,13,14)) 
	{
	points(out[,1],out[,i],type='l',col=varcolors[i])
	text(tmax,out[tmax-1,i],varnames[i],col=varcolors[i])
	}
par(mfrow=c(1,1))
	
### ENaC plots ###			
windows()
par(mfrow=c(2,2))
# time plot
for (i in c(15:16)) 
	{
	plot(out[,1],out[,i],type='l',col=varcolors[i])
	text(tmax,out[tmax-1,i],varnames[i],col=varcolors[i])
	}

plot(out[,1],ENaC_op(out[,7]),type='l',col='blue',main='ENaC open probability')   

time_sample=c(9990,19990)
N_CF_sample = out[time_sample,15]
ASL_CF_sample = out[time_sample,16]
op_CF_sample = ENaC_op(out[time_sample,7])
activity_CF_sample = N_CF_sample*op_CF_sample

### P2 ENaC plots ###			
windows()
par(mfrow=c(2,2))
# time plot
for (i in c(15)) 
	{
	plot(out[1:6000,1],out[1:6000,i],
	type='l',lwd=5,col=varcolors[i],
	xlab='time (min)', 
	ylab='Number of actived ENaC channels'
	)
	text(tmax,out[tmax-1,i],varnames[i],col=varcolors[i])
	}

plot(out[1:6000,1],ENaC_op(out[1:6000,7]),
	type='l',lwd=5,col='blue',
	xlab='time (min)',	
	ylab='ENaC open probability')   

plot(out[1:6000,1],out[1:6000,i]*ENaC_op(out[1:6000,7]),
	type='l',lwd=5,col='black',
	xlab='time (min)',	
	ylab='ENaC activity')   


N_sample = c(N_WT_sample,N_CF_sample)
ASL_sample = c(ASL_WT_sample,ASL_CF_sample)
op_sample = c(op_WT_sample,op_CF_sample)
activity_sample = c(activity_WT_sample,activity_CF_sample)
name_perturb = c(	'SPLUNC1 + / DGK +',
			'SPLUNC1 + / DGK -',
			'SPLUNC1 - / DGK +',
			'SPLUNC1 - / DGK -'
			)
cbind(name_perturb,N_sample,op_sample,activity_sample,ASL_sample)
joint = rbind(N_sample,op_sample,activity_sample)

graphics.off() 	#close plot windows

# tiff("P2F2_Fig_11c.tiff", height = 20, width = 34, units = 'cm',compression = "lzw", res = 300)

par(mfrow=c(2,2))
#windows()
bp=barplot(joint[1,],
	beside = TRUE,ylim=c(0,max(joint[1,])*1.2),
	ylab="Number of actived ENaC channels (N)",
	cex.axis=1,cex.lab=1.5
	)
text(bp,joint[1,], labels = format(round(joint[1,],2), 4),pos = 3, cex = 1)
axis(1, at=bp,labels=as.character(name_perturb), las=1, cex.axis=.9)
#windows()
bp=barplot(joint[2,],
	beside = TRUE,ylim=c(0,1),
	ylab="ENaC open probability (Po)",
	cex.axis=1,cex.lab=1.5
	)
text(bp,joint[2,], labels = format(round(joint[2,],2), 4),pos = 3, cex = 1)
axis(1, at=bp,labels=as.character(name_perturb), las=1, cex.axis=.9)
#windows()
bp=barplot(joint[3,],
	beside = TRUE,ylim=c(0,max(joint[3,])*1.2),
	ylab="ENaC activity ( N * Po)",
	col=c('steelblue','steelblue1','steelblue','steelblue1'),
	cex.axis=1,cex.lab=1.5
	)
text(bp,joint[3,], labels = format(round(joint[3,],2), 4),pos = 3, cex = 1)
axis(1, at=bp,labels=as.character(name_perturb), las=1, cex.axis=.9)
par(mfrow=c(1,1))

# dev.off()
